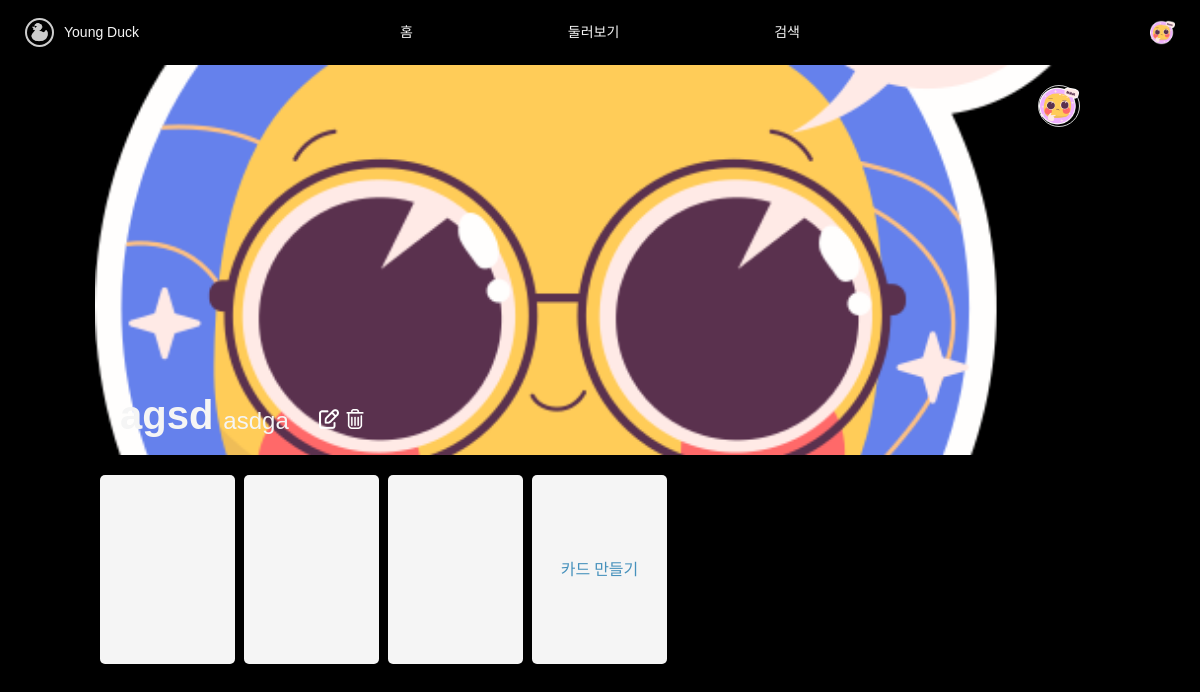
The page /books/1/detail/ (signed in) on the database its author committed.
### accounts/models.py (models this page shows)
class User(AbstractUser):
    followings = models.ManyToManyField('self', symmetrical=False, related_name='followers')

class Profile(models.Model):
    user = models.OneToOneField(settings.AUTH_USER_MODEL, on_delete=models.CASCADE, related_name='profile')
    nickname = models.CharField(
        max_length=50,
        blank=True,
        )
    profile_img = models.ImageField(
        default='images/icons/{}.png'.format(random.randrange(1, 20)),
        upload_to=profiles_image_path,
        )

### books/models.py (models this page shows)
class Book(models.Model):
    title = models.CharField(max_length=20)
    semi_title = models.CharField(max_length=50)
    cover_image = models.ImageField(
        blank=True,
        upload_to=cover_image_path,
        )
    created_at = models.DateTimeField(auto_now_add=True)
    updated_at = models.DateTimeField(auto_now=True)
    user = models.ForeignKey(settings.AUTH_USER_MODEL, on_delete=models.CASCADE)
    like_users = models.ManyToManyField(settings.AUTH_USER_MODEL, related_name='like_books')

class Card(models.Model):
    my_score = models.FloatField()
    my_comment = models.TextField()
    visited_count = models.IntegerField()
    user = models.ForeignKey(settings.AUTH_USER_MODEL, on_delete=models.CASCADE)
    watched_movie = models.ForeignKey(Movie, on_delete=models.CASCADE, related_name='cards')
    belonged_book = models.ManyToManyField(Book, related_name='collected_cards')

### movies/models.py (models this page shows)
class Movie(models.Model):
    title = models.CharField(max_length=100)
    released_date = models.DateField()
    popularity = models.FloatField()
    vote_average = models.FloatField()
    vote_count = models.IntegerField()
    homepage = models.CharField(max_length=100, blank=True)
    runtime = models.IntegerField()
    status = models.CharField(max_length=50, blank=True)
    overview = models.TextField()
    poster_path = models.CharField(max_length=200, blank=True)
    backdrop_path = models.CharField(max_length=200, blank=True)
    budget = models.IntegerField()
    video = models.CharField(max_length=100, blank=True)
    director = models.CharField(max_length=100)
    click_count = models.IntegerField()
    genres = models.ManyToManyField(Genre)
    people = models.ManyToManyField(People, blank=True)

### books/views.py (the view)
# urls.py: path('<int:book_pk>/detail/', views.detail, name='detail'),
@require_GET
def detail(request, book_pk):
    if request.user.is_authenticated:
        book = get_object_or_404(Book, pk=book_pk)
        person = get_object_or_404(get_user_model(), pk=book.user.pk)
        cards = book.collected_cards.all()
        context = {
            'book' : book,
            'person' : person,
            'cards' : cards,
        }
        return render(request, 'books/detail.html', context)
    else:
        return redirect('accounts:login')

### books/templates/books/detail.html (shortened to what this page needs)
{% extends 'base.html' %}
{% block content %}
<div id="book-detail">
	<div id="book-detail-container" class="vertical">
		<div id="book-detail-cover" style="background-image: url('{{ book.cover_image.url }}'); background-position: center center;" class="vertical">
			<div id="cover-top" class="horizontal">
				<div class="profile-background">
					<a href="{% url 'accounts:profile' person.username %}">
					<div id="book-cover-profile" style="background-image: url('{{ person.profile.profile_img.url }}')"></div>
				</a>
				</div>
			</div>
			<div id="cover-base" class="horizontal">
				<div id="cover-title">{{ book.title }}</div>
				<div id="cover-semi-title">{{ book.semi_title }}</div>
				<a href="{% url 'books:update' book.pk %}">
					<div id="book-edit"></div>
				</a>
				<form action="{% url 'books:delete' book.pk %}" method="POST">
					<button id="book-delete-btn">
						<div id="book-delete" ></div>
					</button>
				</form>
			</div>
		</div>
		<div id="book-detail-movies" class="book-detail-movies vertical">
			<div class="book-detail-movies-body horizontal">
				{% for card in cards %}
				<div class="book-detail-movie-card">
					<div class="book-movie-poster" style="background-image: url('https://image.tmdb.org/t/p/w500{{ card.watched_movie.poster_path }}')"></div>
				</div>
				{% endfor %}
				<a href="{% url 'books:select_movie' book.pk %}">
					<div class="book-detail-movie-card">
							카드 만들기
					</div>
				</a>
			</div>
		</div>
	</div>
</div>
{% endblock content %}

### templates/_nav.html (shortened to what this page needs)
{% if user.is_authenticated %}
<div id="navbar" class="horizontal">
  <div id="navbar-left" class="horizontal">
    <div id="nav-logo"></div>
    <div id="nav-title">Young Duck</div>
  </div>
  <div id="navbar-center" class="horizontal">
    <div id="nav-home">
      <span class="navbar__span">홈</span>
    </div>
    <div id="nav-around">
      <span class="navbar__span">둘러보기</span>
    </div>
    <div id="nav-search">
      <span class="navbar__span">검색</span>
    </div>
  </div>
  <div id="navbar-right" class="horizontal">
    <div id="nav-profile" style="background-image: url('{{ user.profile.profile_img.url }}'); background-size: 100%;"></div>
  </div>
</div>
{% endif %}

### static/css/style.css (style rules this page uses)
.horizontal { flex-direction: row; flex-wrap: wrap; align-items: center; }
.vertical { flex-direction: column; flex-wrap: wrap; align-items: center; }
body { background-color: black; color: #f5f5f5; }

### static/css/nav.css (style rules this page uses)
div { display: flex; }
#navbar { position: fixed; top: 0; width: 100%; height: 64px; justify-content: space-between; background-color: black; font-family: 'Noto Sans KR', sans-serif; font-size: 14px; font-weight: 400; color: #f5f5f5; }
.navbar__span { height: fit-content; }
#navbar-left { width: 300px; height: 64px; padding: 0px 25px 0px 25px; }
#nav-logo { width: 25px; height: 25px; background-image: url('../images/logo/logo_tmp.png'); background-size: 100%; align-items: center; margin-right: 10px; cursor: pointer; border-radius: 25px; border: 2px solid #cdcdcd; }
#nav-title { width: 200px; height: 25px; align-items: center; cursor: pointer; }
#navbar-center { width: 400px; height: 64px; justify-content: space-between; }
#nav-home { height: 25px; width: fit-content; align-items: center; cursor: pointer; }
#nav-around { height: 25px; width: fit-content; align-items: center; cursor: pointer; }
#nav-search { height: 25px; width: fit-content; align-items: center; cursor: pointer; }
#navbar-right { width: 300px; height: 64px; padding: 0px 25px 0px 25px; justify-content: flex-end; }
#nav-profile { height: 25px; width: 25px; align-items: center; cursor: pointer; }

### static/css/book-detail.css (style rules this page uses)
#book-detail { width: 100%; justify-content: center; }
#book-detail-container { width: 1130px; padding: 65px; }
#book-detail-cover { width: 960px; height: 350px; background-size: 100%; background-position: center; background-repeat: no-repeat; justify-content: space-between; padding: 20px 25px 20px 25px; }
#book-detail-movies { width: 1000px; }
.book-detail-movies { width: 100%; height: fit-content; margin-bottom: 100px; }
.book-detail-movies-body { width: 100%; gap: 9px; padding: 20px 0px 20px 0px; }
.book-detail-movie-card { width: 135px; height: 189px; background-color: #f5f5f5; border-radius: 5px; justify-content: center; align-items: center; }
.book-movie-poster { width: 125px; height: 179px; border-radius: 5px; background-size: 100%; }
#book-cover-profile { width: 40px; height: 40px; background-size: 100%; background-repeat: no-repeat; }
#cover-top { width: 100%; justify-content: flex-end; }
#cover-base { width: 100%; align-items: baseline; }
#cover-title { font-family: 'Noto Sans KR', sans-serif; font-size: 40px; font-weight: 600; color: #f5f5f5; margin-right: 10px; }
#cover-semi-title { font-family: 'Noto Sans KR', sans-serif; font-size: 24px; font-weight: 400; color: #f5f5f5; margin-right: 30px; }
#book-edit { height: 20px; width: 20px; background-image: url('../images/icons/book-edit.png'); background-size: 100%; background-repeat: no-repeat; }
#book-delete { height: 20px; width: 20px; background-image: url('../images/icons/book-delete.png'); background-size: 100%; background-repeat: no-repeat; cursor: pointer; }
#book-delete-btn { background-color: transparent; border: none; }
.profile-background { width: 40px; height: 40px; background-color: black; border: 1px solid #cdcdcd; border-radius: 50px; }

### static/css/account-update.css (style rules this page uses)
a { text-decoration-line: none; }
a:link { color: #4691BC; }

### rows shown on the page
User: profile.profile_img (picture)
Book: cover_image (picture), title "agsd", semi_title "asdga"
